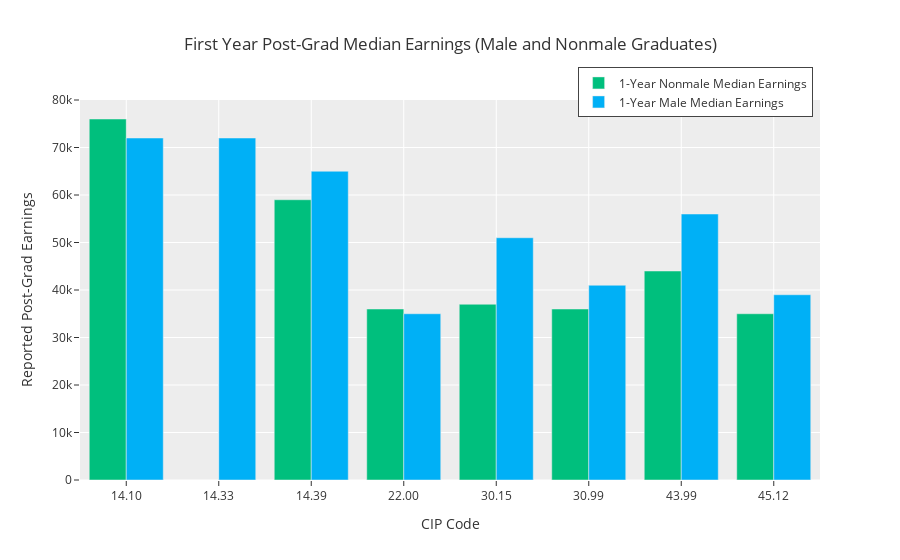

Notebook code cell kept with this figure:
### Code cell
def male_grouped_bar(scorecard_data, cip_list, selected_cips = []):
    
    fig_data = scorecard_data[scorecard_data['cip_code'].isin(cip_list)]
    
    selected_grouped = fig_data[fig_data['cip_code'].isin(selected_cips)]
    
    other_grouped = fig_data[~fig_data['cip_code'].isin(selected_cips)]
    
    if len(selected_grouped) == 0:
        opacity = 1.0
    else:
        opacity = 0.25
    
    grouped = go.Figure(data=[go.Bar(name='(Selected) 1-Year Nonmale Median Earnings',
                                    x=selected_grouped['cip_code'],
                                    y=selected_grouped['earnings.highest.1_yr.nonmale_median_earnings'].round(-3),
                                    hovertext = selected_grouped['CIPTitle'],
                                    hovertemplate = "<b>%{hovertext}</b><br><br>" +
                                     "Median Nonmale Earnings: $%{y}<br>"+"<extra></extra>"),
                              
                              go.Bar(name='(Selected) 1-Year Male Median Earnings',
                                    x=selected_grouped['cip_code'],
                                    y=selected_grouped['earnings.highest.1_yr.male_median_earnings'].round(-3),
                                    hovertext = selected_grouped['CIPTitle'],
                                    hovertemplate = "<b>%{hovertext}</b><br><br>" +
                                     "Median Male Earnings: $%{y}<br>"+"<extra></extra>"),
                              
                              go.Bar(name='1-Year Nonmale Median Earnings',
                                    x=other_grouped['cip_code'],
                                    y=other_grouped['earnings.highest.1_yr.nonmale_median_earnings'].round(-3),
                                    opacity = opacity,
                                    hovertext = other_grouped['CIPTitle'],
                                    hovertemplate = "<b>%{hovertext}</b><br><br>" +
                                     "Median Nonmale Earnings: $%{y}<br>"+"<extra></extra>"),
                              
                              go.Bar(name='1-Year Male Median Earnings',
                                    x=other_grouped['cip_code'],
                                    y=other_grouped['earnings.highest.1_yr.male_median_earnings'].round(-3),
                                    opacity = opacity,
                                    hovertext = other_grouped['CIPTitle'],
                                    hovertemplate = "<b>%{hovertext}</b><br><br>" +
                                     "Median Male Earnings: $%{y}<br>"+"<extra></extra>")
                              
                              
                             ]
                       )
    grouped.update_layout(barmode='group', title='First Year Post-Grad Median Earnings (Male and Nonmale Graduates)',
                          xaxis_title = 'CIP Code',
                          yaxis_title = 'Reported Post-Grad Earnings',
                          template = 'ggplot2',
                          legend={'traceorder':'normal', 'borderwidth':1, 'yanchor':'middle', 'y':1.02,
                                  'xanchor':'right', 'x':0.99})
    
    return grouped

sample_cips = get_rand_cips(bach_prog)

highlight_cips = random.choices(sample_cips, k=random.choice(range(len(sample_cips))))

male_grouped_bar(scorecard_data, sample_cips)

### Figure 1 — Plotly figure (JSON) as saved in the notebook; plotly's stock layout.template omitted (floating-point values rounded to 4 significant figures)
{"data": [{"hovertemplate": "<b>%{hovertext}</b><br><br>Median Nonmale Earnings: $%{y}<br><extra></extra>", "hovertext": [], "name": "(Selected) 1-Year Nonmale Median Earnings", "type": "bar", "x": [], "y": []}, {"hovertemplate": "<b>%{hovertext}</b><br><br>Median Male Earnings: $%{y}<br><extra></extra>", "hovertext": [], "name": "(Selected) 1-Year Male Median Earnings", "type": "bar", "x": [], "y": []}, {"hovertemplate": "<b>%{hovertext}</b><br><br>Median Nonmale Earnings: $%{y}<br><extra></extra>", "hovertext": ["Electrical, Electronics and Communications Engineering.", "Construction Engineering.", "Geological/Geophysical Engineering.", "Non-Professional General Legal Studies (Undergraduate).", "Science, Technology and Society.", "Multi/Interdisciplinary Studies, Other.", "Homeland Security, Law Enforcement, Firefighting and Related Protective Services, Other.", "Urban Studies/Affairs."], "name": "1-Year Nonmale Median Earnings", "opacity": 1, "type": "bar", "x": ["14.10", "14.33", "14.39", "22.00", "30.15", "30.99", "43.99", "45.12"], "y": [76000, null, 59000, 36000, 37000, 36000, 44000, 35000]}, {"hovertemplate": "<b>%{hovertext}</b><br><br>Median Male Earnings: $%{y}<br><extra></extra>", "hovertext": ["Electrical, Electronics and Communications Engineering.", "Construction Engineering.", "Geological/Geophysical Engineering.", "Non-Professional General Legal Studies (Undergraduate).", "Science, Technology and Society.", "Multi/Interdisciplinary Studies, Other.", "Homeland Security, Law Enforcement, Firefighting and Related Protective Services, Other.", "Urban Studies/Affairs."], "name": "1-Year Male Median Earnings", "opacity": 1, "type": "bar", "x": ["14.10", "14.33", "14.39", "22.00", "30.15", "30.99", "43.99", "45.12"], "y": [72000, 72000, 65000, 35000, 51000, 41000, 56000, 39000]}], "layout": {"barmode": "group", "legend": {"borderwidth": 1, "traceorder": "normal", "x": 0.99, "xanchor": "right", "y": 1.02, "yanchor": "middle"}, "title": {"text": "First Year Post-Grad Median Earnings (Male and Nonmale Graduates)"}, "xaxis": {"title": {"text": "CIP Code"}}, "yaxis": {"title": {"text": "Reported Post-Grad Earnings"}}}}
